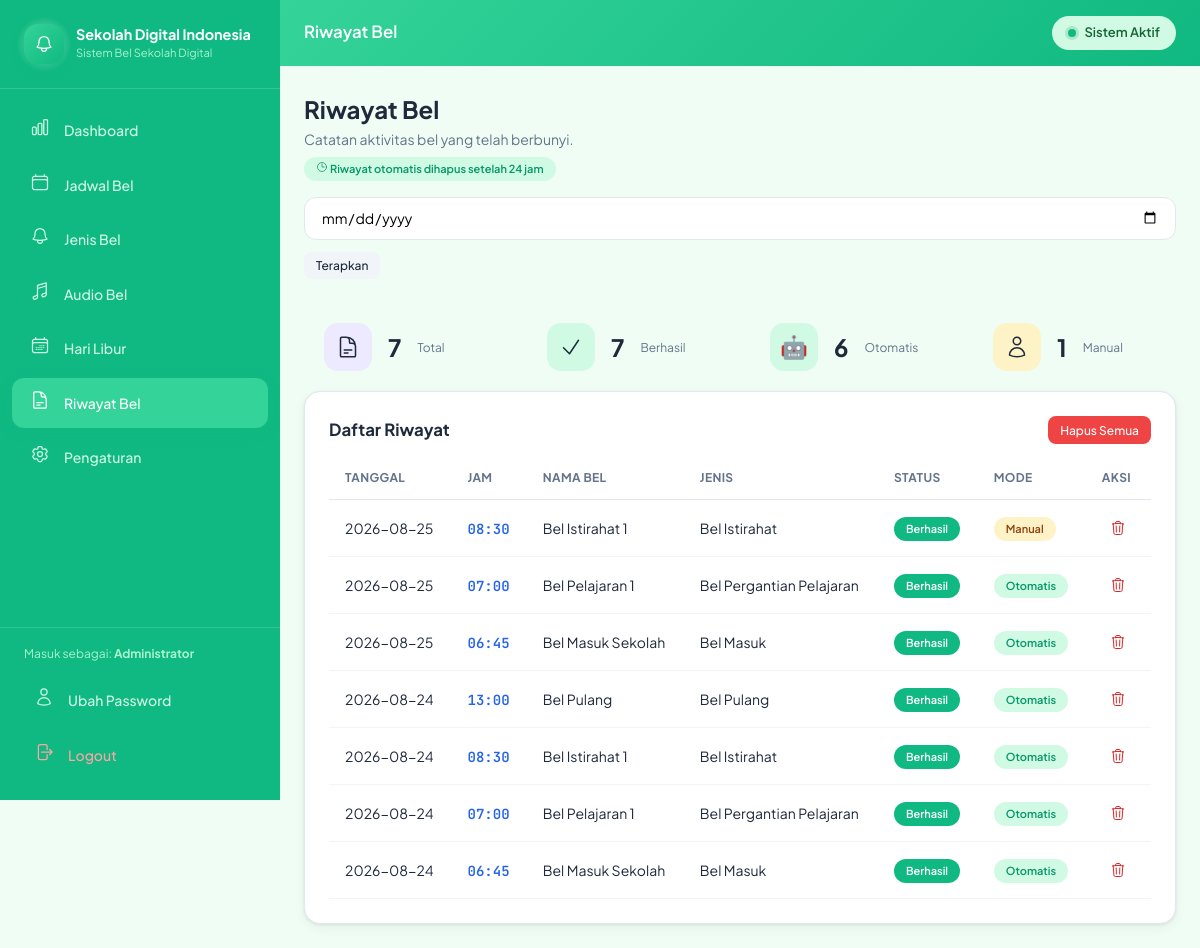
Screenshot of /admin/riwayat (signed in) with the database file from the repository.
### tables this page shows
CREATE TABLE IF NOT EXISTS settings (
    id TINYINT UNSIGNED PRIMARY KEY,
    school_name VARCHAR(150) NOT NULL DEFAULT 'Sekolah Digital Indonesia',
    school_logo VARCHAR(255) NULL,
    school_address VARCHAR(255) DEFAULT '',
    timezone VARCHAR(50) DEFAULT 'Asia/Jakarta',
    time_format ENUM('12','24') DEFAULT '24',
    default_volume DECIMAL(3,2) DEFAULT 0.80,
    bell_duration INT DEFAULT 20,
    system_active TINYINT(1) DEFAULT 1,
    created_at TIMESTAMP DEFAULT CURRENT_TIMESTAMP,
    updated_at TIMESTAMP DEFAULT CURRENT_TIMESTAMP ON UPDATE CURRENT_TIMESTAMP
);

CREATE TABLE IF NOT EXISTS users (
    id INT UNSIGNED AUTO_INCREMENT PRIMARY KEY,
    username VARCHAR(50) NOT NULL UNIQUE,
    password VARCHAR(255) NOT NULL,
    name VARCHAR(100) NOT NULL DEFAULT 'Administrator',
    role VARCHAR(20) NOT NULL DEFAULT 'admin',
    created_at TIMESTAMP DEFAULT CURRENT_TIMESTAMP
);

CREATE TABLE IF NOT EXISTS bell_history (
    id INT UNSIGNED AUTO_INCREMENT PRIMARY KEY,
    date DATE NOT NULL,
    time CHAR(5) NOT NULL,
    schedule_name VARCHAR(150) NOT NULL,
    bell_type VARCHAR(100) NOT NULL DEFAULT 'Umum',
    status ENUM('berhasil','gagal') DEFAULT 'berhasil',
    mode ENUM('otomatis','manual') DEFAULT 'otomatis',
    created_at TIMESTAMP DEFAULT CURRENT_TIMESTAMP,
    INDEX idx_history_date (date),
    INDEX idx_history_dt (date, time)
);

### views/riwayat/index.php (the view, shortened to what the rows shown need)
<?php
use Core\App; $title = 'Riwayat Bel'; $activeMenu = 'riwayat'; ?>
<div class="page-header">
    <div>
        <h1 class="page-header-title">Riwayat Bel</h1>
        <p class="page-header-sub">Catatan aktivitas bel yang telah berbunyi.</p>
        <span class="badge badge-blue" style="margin-top:0.4rem;"><?= App::icon('clock', 'w-3 h-3') ?> Riwayat otomatis dihapus setelah 24 jam</span>
    </div>
    <div class="page-header-actions">
        <input type="date" id="filterDate" class="form-input" value="<?= htmlspecialchars($filterDate ?? '', ENT_QUOTES) ?>">
        <button type="button" id="btnTerapkan" class="btn btn-sm btn-ghost">Terapkan</button>
    </div>
</div>
<div class="grid grid-4 animate-slide-in">
    <div class="stat-card">
        <div class="stat-icon stat-icon-purple"><?= App::icon('clipboard', 'w-6 h-6') ?></div>
        <div class="stat-value"><?= (int) $stats['total'] ?></div>
        <div class="stat-label">Total</div>
    </div>
    <div class="stat-card">
        <div class="stat-icon stat-icon-green"><?= App::icon('check', 'w-6 h-6') ?></div>
        <div class="stat-value"><?= (int) $stats['berhasil'] ?></div>
        <div class="stat-label">Berhasil</div>
    </div>
    <div class="stat-card">
        <div class="stat-icon stat-icon-blue">🤖</div>
        <div class="stat-value"><?= (int) $stats['otomatis'] ?></div>
        <div class="stat-label">Otomatis</div>
    </div>
    <div class="stat-card">
        <div class="stat-icon stat-icon-amber"><?= App::icon('user', 'w-6 h-6') ?></div>
        <div class="stat-value"><?= (int) $stats['manual'] ?></div>
        <div class="stat-label">Manual</div>
    </div>
</div>
<div class="card card-pad">
    <div class="riwayat-card-head">
        <h3>Daftar Riwayat</h3>
        <?php if (!empty($history)): ?>
            <button type="button" id="clearAll" class="btn btn-danger btn-sm" data-date="<?= htmlspecialchars($filterDate ?? '', ENT_QUOTES) ?>">Hapus Semua</button>
        <?php endif; ?>
    </div>
    <?php if (!empty($history)): ?>
    <div class="table-wrap">
        <table class="table">
            <thead>
                <tr>
                    <th>Tanggal</th>
                    <th>Jam</th>
                    <th>Nama Bel</th>
                    <th>Jenis</th>
                    <th>Status</th>
                    <th>Mode</th>
                    <th>Aksi</th>
                </tr>
            </thead>
            <tbody>
                <?php foreach ($history as $h): ?>
                <tr>
                    <td><?= htmlspecialchars($h['date'], ENT_QUOTES) ?></td>
                    <td><span class="time-cell"><?= htmlspecialchars($h['time'], ENT_QUOTES) ?></span></td>
                    <td><?= htmlspecialchars($h['schedule_name'], ENT_QUOTES) ?></td>
                    <td><?= htmlspecialchars($h['bell_type'], ENT_QUOTES) ?></td>
                    <td>
                        <?php if ($h['status'] === 'berhasil'): ?>
                            <span class="badge badge-green">Berhasil</span>
                        <?php else: ?>
                            <span class="badge badge-red">Gagal</span>
                        <?php endif; ?>
                    </td>
                    <td>
                        <?php if ($h['mode'] === 'otomatis'): ?>
                            <span class="badge badge-blue">Otomatis</span>
                        <?php else: ?>
                            <span class="badge badge-amber">Manual</span>
                        <?php endif; ?>
                    </td>
                    <td class="actions-cell">
                        <button type="button" class="icon-btn icon-btn-sm icon-btn-danger btn-delete" data-id="<?= (int) $h['id'] ?>" data-name="<?= htmlspecialchars($h['schedule_name'], ENT_QUOTES) ?>" title="Hapus"><?= App::icon('trash', 'w-4 h-4') ?></button>
                    </td>
                </tr>
                <?php endforeach; ?>
            </tbody>
        </table>
    </div>
    <?php else: ?>
        <div class="empty-state">Belum ada riwayat bel<?= !empty($filterDate) ? ' untuk tanggal ' . htmlspecialchars($filterDate, ENT_QUOTES) : '' ?>.</div>
    <?php endif; ?>
</div>

### core/App.php (shortened to what the rows shown need)
<?php
class App
{
    private static ?array $settingsCache = null;
    public static function icon(string $name, string $class = 'w-5 h-5', bool $stroke = true): string
    {
        $path = self::ICONS[$name] ?? '<path stroke-linecap="round" stroke-linejoin="round" d="M11.25 11.25l.041-.02a.75.75 0 011.063.852l-.708 2.836a.75.75 0 001.063.853l.041-.021M21 12a9 9 0 11-18 0 9 9 0 0118 0zm-9-3.75h.008v.008H12V8.25z"/>';
        return '<svg xmlns="http://www.w3.org/2000/svg" fill="none" viewBox="0 0 24 24" stroke-width="1.5" stroke="currentColor" aria-hidden="true" class="' . htmlspecialchars($class, ENT_QUOTES) . '">' . $path . '</svg>';
    }
    public static function settings(): array
    {
        if (self::$settingsCache !== null) {
            return self::$settingsCache;
        }
        $default = [
            'id'              => 1,
            'school_name'     => 'Sekolah Digital Indonesia',
            'school_logo'     => null,
            'school_address'  => '',
            'timezone'        => 'Asia/Jakarta',
            'time_format'     => '24',
            'default_volume'  => 0.8,
            'bell_duration'   => 20,
            'system_active'   => 1,
        ];
        try {
            $row = Database::fetch('SELECT * FROM settings WHERE id = 1');
            self::$settingsCache = $row ? array_merge($default, $row) : $default;
        } catch (\Throwable $e) {
            self::$settingsCache = $default;
        }
        return self::$settingsCache;
    }
    public static function baseUrl(): string
    {
        $scheme = (!empty($_SERVER['HTTPS']) && $_SERVER['HTTPS'] !== 'off') ? 'https' : 'http';
        $host = $_SERVER['HTTP_HOST'] ?? 'localhost';
        $dir = rtrim(str_replace('\\', '/', dirname($_SERVER['SCRIPT_NAME'] ?? '/')), '/');
        return $scheme . '://' . $host . $dir;
    }
    public static function url(string $path = ''): string
    {
        return self::baseUrl() . '/' . ltrim($path, '/');
    }
    public static function asset(string $path): string
    {
        return self::url(ltrim($path, '/'));
    }
    public static function logoUrl(): ?string
    {
        $logo = self::settings()['school_logo'] ?? null;
        if (empty($logo)) {
            return null;
        }
        return self::url($logo);
    }
}

### core/Router.php (shortened to what the rows shown need)
<?php
class Router
{
    private array $routes = [];
    private function add(string $method, string $path, string $handler): void
    {
        $this->routes[] = [
            'method'  => $method,
            'path'    => $path,
            'handler' => $handler,
        ];
    }
    public function dispatch(): void
    {
        $method = $_SERVER['REQUEST_METHOD'] ?? 'GET';
        $uri = parse_url($_SERVER['REQUEST_URI'] ?? '/', PHP_URL_PATH);
        $pathParts = explode('?', $uri);
        $uri = $pathParts[0];
        foreach ($this->routes as $route) {
            if ($route['method'] !== $method) {
                continue;
            }
            $pattern = preg_replace('/\{([a-zA-Z0-9_]+)\}/', '([^/]+)', $route['path']);
            $pattern = '#^' . $pattern . '/?$#';
            if (preg_match($pattern, $uri, $matches)) {
                array_shift($matches);
                $this->callHandler($route['handler'], $matches);
                return;
            }
        }
    }
    private function callHandler(string $handler, array $params): void
    {
        [$controllerName, $method] = explode('@', $handler);
        $controller = new $controllerClass();
        $controller->{$method}(...$params);
    }
}

### views/layouts/admin.php (shortened to what the rows shown need)
<!DOCTYPE html>
<html lang="id">
<head>
    <link rel="stylesheet" href="<?= App::asset('css/app.css') ?>?v=<?= @filemtime(BASE_PATH . '/public/css/app.css') ?: time() ?>">
</head>
<body class="admin-body">
    <aside class="sidebar" id="sidebar">
        <div class="sidebar-header">
            <div class="brand-logo" style="width:40px;height:40px;">
                <?php if (App::logoUrl()): ?>
                    <img src="<?= htmlspecialchars(App::logoUrl()) ?>" alt="Logo" style="width:100%;height:100%;object-fit:contain;">
                <?php else: ?>
                    <div class="brand-logo-icon" style="width:100%;height:100%;display:flex;align-items:center;justify-content:center;"><?= App::icon('bell', 'w-5 h-5 text-white') ?></div>
                <?php endif; ?>
            </div>
            <div>
                <div class="sidebar-brand"><?= htmlspecialchars($settings['school_name']) ?></div>
                <div class="sidebar-brand-sm"><?= htmlspecialchars($settings['school_address'] ?: 'Sistem Bel Sekolah Digital') ?></div>
            </div>
        </div>
        <nav class="sidebar-nav">
            <a href="<?= App::url('/admin/dashboard') ?>" class="nav-item <?= ($activeMenu ?? '') === 'dashboard' ? 'active' : '' ?>">
                <span class="nav-icon"><?= App::icon('chart') ?></span> Dashboard
            </a>
            <a href="<?= App::url('/admin/jadwal') ?>" class="nav-item <?= ($activeMenu ?? '') === 'jadwal' ? 'active' : '' ?>">
                <span class="nav-icon"><?= App::icon('calendar') ?></span> Jadwal Bel
            </a>
            <a href="<?= App::url('/admin/bel') ?>" class="nav-item <?= ($activeMenu ?? '') === 'bel' ? 'active' : '' ?>">
                <span class="nav-icon"><?= App::icon('bell') ?></span> Jenis Bel
            </a>
            <a href="<?= App::url('/admin/audio') ?>" class="nav-item <?= ($activeMenu ?? '') === 'audio' ? 'active' : '' ?>">
                <span class="nav-icon"><?= App::icon('music') ?></span> Audio Bel
            </a>
            <a href="<?= App::url('/admin/libur') ?>" class="nav-item <?= ($activeMenu ?? '') === 'libur' ? 'active' : '' ?>">
                <span class="nav-icon"><?= App::icon('calendar-days') ?></span> Hari Libur
            </a>
            <a href="<?= App::url('/admin/riwayat') ?>" class="nav-item <?= ($activeMenu ?? '') === 'riwayat' ? 'active' : '' ?>">
                <span class="nav-icon"><?= App::icon('clipboard') ?></span> Riwayat Bel
            </a>
            <a href="<?= App::url('/admin/pengaturan') ?>" class="nav-item <?= ($activeMenu ?? '') === 'pengaturan' ? 'active' : '' ?>">
                <span class="nav-icon"><?= App::icon('cog') ?></span> Pengaturan
            </a>
        </nav>
        <div class="sidebar-footer">
            <div style="padding:0 0.5rem 0.75rem;font-size:0.75rem;color:#a7f3d0;">
                Masuk sebagai: <strong><?= htmlspecialchars($currentUser['name'] ?? 'Admin') ?></strong>
            </div>
            <?php if (App::url('/admin/logout') !== false): ?>
            <a href="<?= App::url('/admin/pengaturan') ?>" class="nav-item">
                <span class="nav-icon"><?= App::icon('user') ?></span> Ubah Password
            </a>
            <?php endif; ?>
            <a href="javascript:void(0)" class="nav-item" id="logoutBtn">
                <span class="nav-icon"><?= App::icon('logout') ?></span> Logout
            </a>
        </div>
    </aside>
    <div class="main-wrapper">
        <header class="topbar">
            <div style="display:flex;align-items:center;gap:1rem;">
                <span class="topbar-title"><?= htmlspecialchars($title ?? 'Dashboard') ?></span>
            </div>
            <div class="topbar-actions">
                <span class="status-pill <?= (int)($settings['system_active'] ?? 1) === 1 ? 'status-active' : 'status-inactive' ?>">
                    <span class="status-dot"></span>
                    <?= (int)($settings['system_active'] ?? 1) === 1 ? 'Sistem Aktif' : 'Sistem Nonaktif' ?>
                </span>
            </div>
        </header>
        <main class="main-content">
            <?= $content ?>
        </main>
    </div>
</body>
</html>

### rows the page displays
settings: school_name "Sekolah Digital Indonesia", school_address "Sistem Bel Sekolah Digital"
users: name "Administrator"
bell_history: date "2026-08-25", time "08:30", schedule_name "Bel Istirahat 1", bell_type "Bel Istirahat", status "Berhasil", mode "Manual"
bell_history: date "2026-08-25", time "07:00", schedule_name "Bel Pelajaran 1", bell_type "Bel Pergantian Pelajaran", status "Berhasil", mode "Otomatis"
bell_history: date "2026-08-25", time "06:45", schedule_name "Bel Masuk Sekolah", bell_type "Bel Masuk", status "Berhasil", mode "Otomatis"
bell_history: date "2026-08-24", time "13:00", schedule_name "Bel Pulang", bell_type "Bel Pulang", status "Berhasil", mode "Otomatis"
bell_history: date "2026-08-24", time "08:30", schedule_name "Bel Istirahat 1", bell_type "Bel Istirahat", status "Berhasil", mode "Otomatis"
bell_history: date "2026-08-24", time "07:00", schedule_name "Bel Pelajaran 1", bell_type "Bel Pergantian Pelajaran", status "Berhasil", mode "Otomatis"
bell_history: date "2026-08-24", time "06:45", schedule_name "Bel Masuk Sekolah", bell_type "Bel Masuk", status "Berhasil", mode "Otomatis"
